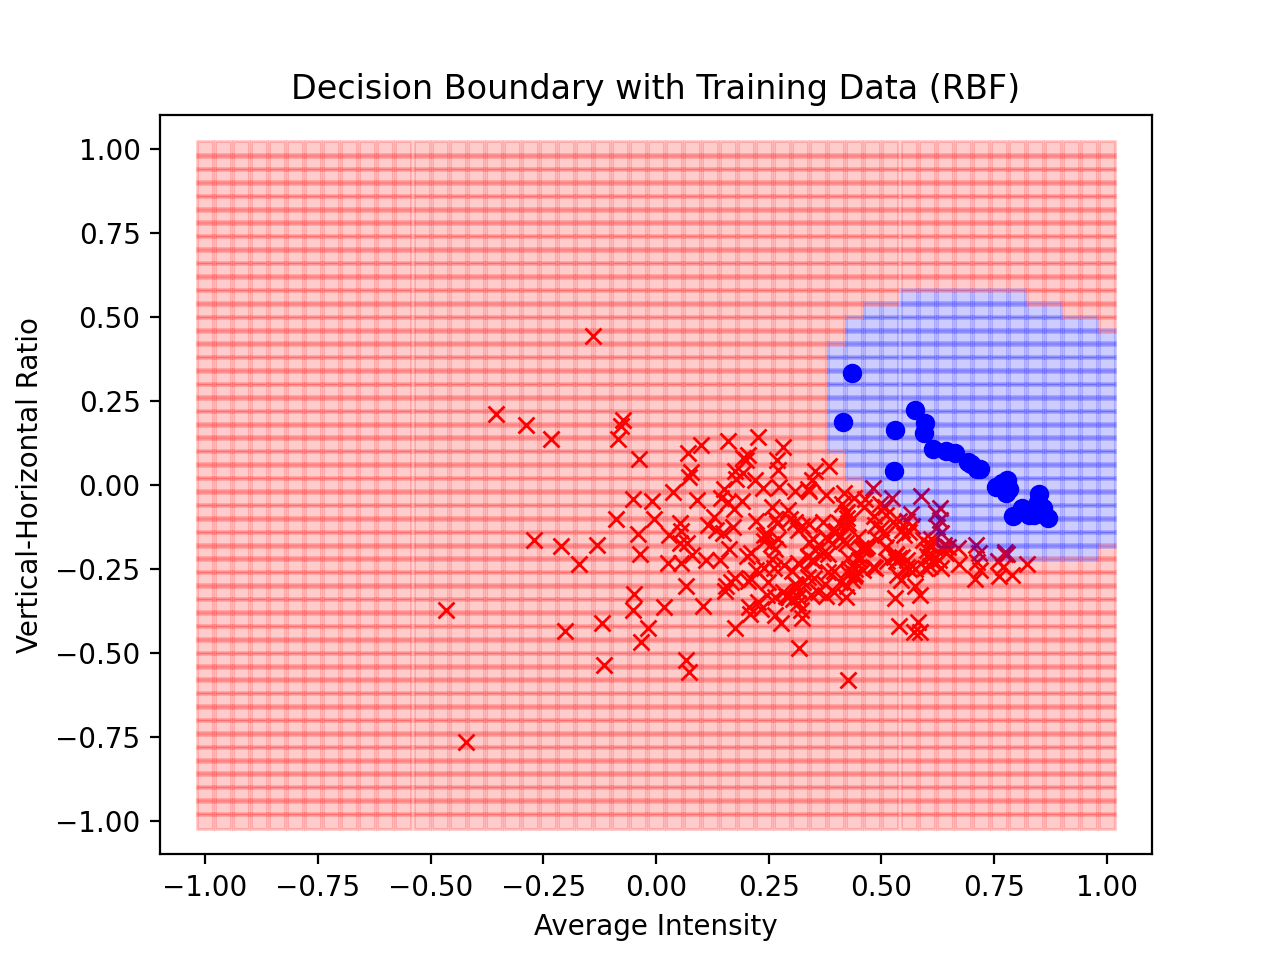

This figure's Python source:
import random
import matplotlib.pyplot as plt
from matplotlib import colors
import numpy as np
import math
import time

def distance(x1,x2):
	return ((x1[0]-x2[0])**2+(x1[1]-x2[1])**2)**0.5

def findFurthest(centers,X):
	furthest = -1
	dist = 0
	for i in range(len(X)):
		newDist = distance(X[centers[closestCenter(centers,X[i],X)]],X[i])
		if (newDist > dist):
			furthest = i
			dist = newDist
	return furthest

def closestCenter(centers,x,X):
	closest = -1
	dist = 0
	for i in range(len(centers)):
		newDist = distance(x,X[centers[i]])
		if (closest == -1 or newDist < dist):
			dist = newDist
			closest = i
	return closest

def gauss(z):
	return 2.718281828459**(-0.5*z**2)


def checkExists(centers,k):
	for i in range(len(centers)):
		if (centers[i] == k):
			return True
	return False

def LloydsInitial(centers,X):
	regions = list()
	for i in range(len(centers)):
		regions.append(list())
	for i in range(len(X)):
		regions[closestCenter(centers,X[i],X)].append(i)
	middle = list()
	for i in range(len(regions)):
		newmiddle = [0,0]
		for j in range(len(regions[i])):
			newmiddle[0] += X[regions[i][j]][0]
			newmiddle[1] += X[regions[i][j]][1]
		if (len(regions[i])):
			newmiddle[0] /= len(regions[i])
			newmiddle[1] /= len(regions[i])
		else:
			newmiddle[0] =  X[centers[i]][0]
			newmiddle[1] =  X[centers[i]][1]
		middle.append(newmiddle)
	return middle

def closestMiddle(middle,x):
	dist = -1
	out = 0
	# print(middle)
	for i in range(len(middle)):
		newDist = distance(middle[i],x)
		if (newDist < dist or dist == -1):
			dist = newDist
			out = i
	return out

def LLoyds(centers,X):
	middle = LloydsInitial(centers,X)
	for i in range(10):
		regions = list()
		for j in range(len(middle)):
			regions.append(list())
		for j in range(len(X)):
			regions[closestMiddle(middle,X[j])].append(j)
		# print(regions)
		middle.clear()
		for j in range(len(regions)):
			# print(len(regions[j]))
			newmiddle = [0,0]
			for k in range(len(regions[j])):
				newmiddle[0] += X[regions[j][k]][0]
				newmiddle[1] += X[regions[j][k]][1]
			newmiddle[0] /= len(regions[j])
			newmiddle[1] /= len(regions[j])
			middle.append(newmiddle)
		# print()
	return middle



def RBF(X,Y,k):
	# centers = list()
	# for i in range(k):
	# 	l = random.randrange(0,len(X))
	# 	while (checkExists(centers,l)):
	# 		l = random.randrange(0,len(X))
	# 	centers.append(l)
	centers = [random.randrange(0,len(X))]
	for i in range(k-1):
		centers.append(findFurthest(centers,X))
	# print(centers)

	middle = LLoyds(centers,X)
	# print(middle)
	# for i in range(len(middle)):
		# plt.plot(middle[i][0],middle[i][1],'kv')

	r = 0.8/(k**0.5)
	Z = list()
	for i in range(len(X)):
		z = [1]
		for j in range(len(middle)):
			# print(distance(X[i],middle[j])/r,gauss(distance(X[i],middle[j])/r))
			z.append(gauss(distance(X[i],middle[j])/r))
		Z.append(z)
	# print(Z)
	Z = np.array(Z)

	ZT = np.transpose(Z)
	ZTZ = np.dot(ZT,Z)
	ZTZ_1ZT = np.dot(np.linalg.inv(ZTZ),ZT)
	# ZTZ_1ZT = np.linalg.pinv(Z)
	w = np.dot(ZTZ_1ZT,np.array(Y))
	Ein = 0
	for i in range(len(X)):
		if (np.sign(np.dot(Z[i],w)) != Y[i]):
			Ein += 1
	Ein /= 300
	print(Ein)
	return (middle,w)

def createZ(middle,x):
	r = 0.8/(2**0.5)
	z = [1]
	for i in range(len(middle)):
		z.append(gauss(distance(x,middle[i])/r))
	return z





trainFile = open("train.txt")
trainLines = trainFile.readlines()

trainingData = list()
X = list()
Y = list()
for i in trainLines:
	data = i.split()
	# print(data)
	X.append([(float(data[1])-0.2)/0.68,(float(data[2])+0.2)/0.65])
	if (int(data[0]) == 1):
		Y.append(1)
		plt.plot(float(data[1]),float(data[2]),'ob')
	else:
		Y.append(-1)
		plt.plot(float(data[1]),float(data[2]),'xr')


(middle,w) = RBF(X,Y,9)

Ecv = list()
k = list()
for i in range(51):
	for j in range(51):
		x = [((i/25-1)-0.2)/0.68,((j/25-1)+0.2)/0.65]
		z = createZ(middle,x)
		if (np.dot(w,z) < 0):
			plt.plot(i/25-1,j/25-1,'sr', alpha = 0.2)
		else:
			plt.plot(i/25-1,j/25-1,'sb', alpha = 0.2)




plt.title("Decision Boundary with Training Data (RBF)")
plt.xlabel("Average Intensity")
plt.ylabel("Vertical-Horizontal Ratio")
plt.show()
 
